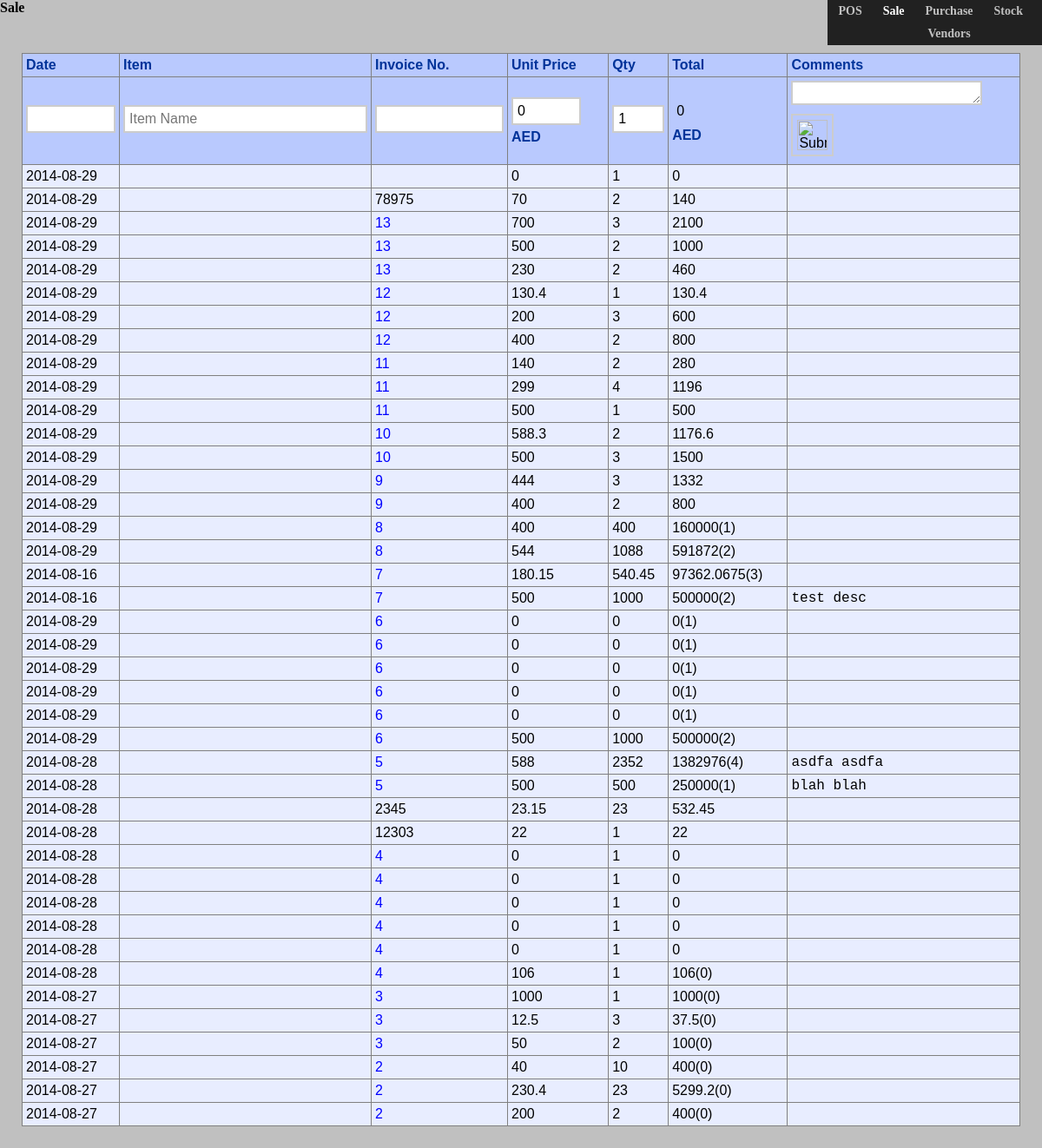
Page /sale.php on the committed database.
### tables this page shows
CREATE TABLE `sale_transactions` (
  `sale_trans_id` int(10) unsigned NOT NULL AUTO_INCREMENT,
  `date` date NOT NULL DEFAULT '1970-01-01',
  `payment_type` varchar(10) DEFAULT NULL,
  `item_id` int(10) unsigned NOT NULL,
  `invoice_no` varchar(20) DEFAULT NULL,
  `uprice` decimal(10,3) unsigned DEFAULT NULL,
  `qty` decimal(10,3) unsigned DEFAULT NULL,
  `amount_received` decimal(10,3) unsigned DEFAULT '0.000',
  `comments` varchar(255) DEFAULT NULL,
  `timestamp` int(8) DEFAULT NULL,
  PRIMARY KEY (`sale_trans_id`)
);

### config.php (called while the page is built, shortened)
<?php
	$Currency = "AED";
	function clean_num( $num ){
		$pos = strpos($num, '.');
		if($pos === false) {
			return $num;
		}
		else {
			return rtrim(rtrim($num, '0'), '.');
		}
	}
	function get_item_info ( $itemid, $dbhi ) {
		$item_info=array();
		$mysql_q="SELECT item_name, item_detail, item_saleprice
					FROM items
					WHERE item_id='$itemid'";
		$query_res = $dbhi->query($mysql_q) or die($dbhi->error);
		$row = $query_res->fetch_assoc();
		$item_info['name'] = $row['item_name'];
		$item_info['detail'] = $row['item_detail'];
		$item_info['sale_price'] = $row['item_saleprice'];
		return $item_info;
	}
?>

### sale.php (the view, shortened to what this page needs)
<?php
	include_once('config.php');
	$dbhi = new mysqli($mysql_host, $mysql_user, $mysql_pass, $mysql_database);
?>
<html>
<head>
	<link rel="stylesheet" href="css/jquery-ui.css" />
	<link href="css/table_box.css" rel="stylesheet" type="text/css">
<body bgcolor="silver">
<?php include_once('panel.php'); ?>
<b>Sale</b>
<br>
<br>
<center>
	<table border="1" class="tclass_std">
		<thead>
			<tr>
				<th>Date</th>
				<th>Item</th>
				<th>Invoice No.</th>
				<th>Unit Price</th>
				<th>Qty</th>
				<th>Total</th>
				<th>Comments</th>
			</tr>
			<form id="addform" name="addform" method="post"  action="<?php echo $_SERVER['PHP_SELF']; ?>">
				<tr>
					<th>
						<input type="text" id="t_date_display" size=10 readonly required/>
					</th>
					<th>
						<input  placeholder="Item Name" name="t_iname" type=text size=30 required/>
					</th>
					<th>
						<input name="t_invoiceno" type="text" size="15" required />
					</th>
					<th>
						<input name="t_uprice" value="0" type="number" step="any" min="0.1" class="input-num-4" />
						<?php echo $Currency?>
					</th>
					<th>
						<input name="t_qty" value="1" type="number" step="any" min="0.001" class="input-num-3" />
					</th>
					<th>
						<input name="t_total" value="0" type="number" step="any" min="0.001" class="input-num-5" disabled/>
						<?php echo $Currency?>
					</th>
					<th>
						<textarea name="t_comments" rows=1 cols=24 ></textarea>
						<input type="image"  height=35 width=35 src="imgs/add.png" />
					</th>
				</tr>
			</form>
		</thead>
		<tbody>
				<?php
					$mysql_q = "
								SELECT sale_trans_id, date, item_id, invoice_no, uprice, qty, amount_received, comments, timestamp
								FROM sale_transactions
								ORDER BY sale_trans_id DESC
								";
					$query_res = $dbhi->query($mysql_q) or die($dbhi->error);
					while($row = $query_res->fetch_assoc() ) {
						$item_info = get_item_info($row['item_id'] ,$dbhi);
						$row_style='';
						$am_rec="";
						if ( clean_num($row['uprice'] * $row['qty']) != clean_num($row['amount_received']) )
							$am_rec="(".clean_num($row['amount_received']).")";
						if ( substr($row['invoice_no'],0,4) === 'KTSS' ){
							$invid = substr($row['invoice_no'],4);
							$invoice_html="<a name='a_invid' href='javascript:;'>$invid</a>";
						}
						else
							$invoice_html=$row['invoice_no'];
						echo
						"
							<tr>
								<td $row_style>".$row['date']."</td>
								<td $row_style>
									<a href='transactions.php?iid=".$row['item_id']."'>
										".$item_info['name']."
									</a>
								</td>
								<td $row_style>".$invoice_html."</td>
								<td $row_style>".clean_num($row['uprice'])."</td>
								<td $row_style>".clean_num($row['qty'])."</td>
								<td $row_style>".clean_num($row['uprice'] * $row['qty']).$am_rec."</td>
								<td $row_style>
									<pre style='display:inline;'>".$row['comments']."</pre>
								</td>
							</tr>
						";
					}
				?>
		</tbody>
	</table>
</center>
</body>

### css/table_box.css (style rules this page uses)
html,body { margin:0;padding:0; }
.tclass_std { font-size: 16px; font-family: Helvetica, sans-serif; margin: 25px; text-align: left; border-collapse: collapse; z-index: -1; }
.tclass_std th { font-weight: bold; padding: 4px; background: #b9c9fe; color: #039; }
.tclass_std td { padding: 4px; background: #e8edff; color: #000; }
.tclass_std a, .tclass_std a:link, .tclass_std a:visited, .tclass_std a:focus, .tclass_std a:hover { text-decoration: none; color: blue; }
input,button { padding: 5px; font-family: Helvetica, sans-serif; font-size: 1.0em; margin: 0px 0px 5px 0px; border: 2px solid #ccc; }
input:disabled { background-color: transparent; border: 0px; font-size: 1.0em font-family: Helvetica, sans-serif; color: black; }
textarea { padding: 4px; font-family: Helvetica, sans-serif; font-size: 0.9em; margin: 0px 0px 10px 0px; border: 2px solid #ccc; }
.input-num-3 { width:60px; }
.input-num-4 { width:80px; }
.input-num-5 { width:100px; }

### rows in the picture
sale_transactions: date "2014-08-29", uprice "0", qty "1", clean_num($row['uprice'] * $row['qty']) "0"
sale_transactions: date "2014-08-29", invoice_no "78975", uprice "70", qty "2", clean_num($row['uprice'] * $row['qty']) "140"
sale_transactions: date "2014-08-29", invoice_no "13", uprice "700", qty "3", clean_num($row['uprice'] * $row['qty']) "2100"
sale_transactions: date "2014-08-29", invoice_no "13", uprice "500", qty "2", clean_num($row['uprice'] * $row['qty']) "1000"
sale_transactions: date "2014-08-29", invoice_no "13", uprice "230", qty "2", clean_num($row['uprice'] * $row['qty']) "460"
sale_transactions: date "2014-08-29", invoice_no "12", uprice "130.4", qty "1", clean_num($row['uprice'] * $row['qty']) "130.4"
sale_transactions: date "2014-08-29", invoice_no "12", uprice "200", qty "3", clean_num($row['uprice'] * $row['qty']) "600"
sale_transactions: date "2014-08-29", invoice_no "12", uprice "400", qty "2", clean_num($row['uprice'] * $row['qty']) "800"
sale_transactions: date "2014-08-29", invoice_no "11", uprice "140", qty "2", clean_num($row['uprice'] * $row['qty']) "280"
sale_transactions: date "2014-08-29", invoice_no "11", uprice "299", qty "4", clean_num($row['uprice'] * $row['qty']) "1196"
sale_transactions: date "2014-08-29", invoice_no "11", uprice "500", qty "1", clean_num($row['uprice'] * $row['qty']) "500"
sale_transactions: date "2014-08-29", invoice_no "10", uprice "588.3", qty "2", clean_num($row['uprice'] * $row['qty']) "1176.6"
sale_transactions: date "2014-08-29", invoice_no "10", uprice "500", qty "3", clean_num($row['uprice'] * $row['qty']) "1500"
sale_transactions: date "2014-08-29", invoice_no "9", uprice "444", qty "3", clean_num($row['uprice'] * $row['qty']) "1332"
sale_transactions: date "2014-08-29", invoice_no "9", uprice "400", qty "2", clean_num($row['uprice'] * $row['qty']) "800"
sale_transactions: date "2014-08-29", invoice_no "8", uprice "400", qty "400", clean_num($row['uprice'] * $row['qty']) "160000", amount_received "(1)"
sale_transactions: date "2014-08-29", invoice_no "8", uprice "544", qty "1088", clean_num($row['uprice'] * $row['qty']) "591872", amount_received "(2)"
sale_transactions: date "2014-08-16", invoice_no "7", uprice "180.15", qty "540.45", clean_num($row['uprice'] * $row['qty']) "97362.0675", amount_received "(3)"
sale_transactions: date "2014-08-16", invoice_no "7", uprice "500", qty "1000", clean_num($row['uprice'] * $row['qty']) "500000", amount_received "(2)", comments "test desc"
sale_transactions: date "2014-08-29", invoice_no "6", uprice "0", qty "0", clean_num($row['uprice'] * $row['qty']) "0", amount_received "(1)"
sale_transactions: date "2014-08-29", invoice_no "6", uprice "0", qty "0", clean_num($row['uprice'] * $row['qty']) "0", amount_received "(1)"
sale_transactions: date "2014-08-29", invoice_no "6", uprice "0", qty "0", clean_num($row['uprice'] * $row['qty']) "0", amount_received "(1)"
sale_transactions: date "2014-08-29", invoice_no "6", uprice "0", qty "0", clean_num($row['uprice'] * $row['qty']) "0", amount_received "(1)"
sale_transactions: date "2014-08-29", invoice_no "6", uprice "0", qty "0", clean_num($row['uprice'] * $row['qty']) "0", amount_received "(1)"
sale_transactions: date "2014-08-29", invoice_no "6", uprice "500", qty "1000", clean_num($row['uprice'] * $row['qty']) "500000", amount_received "(2)"
sale_transactions: date "2014-08-28", invoice_no "5", uprice "588", qty "2352", clean_num($row['uprice'] * $row['qty']) "1382976", amount_received "(4)", comments "asdfa asdfa"
sale_transactions: date "2014-08-28", invoice_no "5", uprice "500", qty "500", clean_num($row['uprice'] * $row['qty']) "250000", amount_received "(1)", comments "blah blah"
sale_transactions: date "2014-08-28", invoice_no "2345", uprice "23.15", qty "23", clean_num($row['uprice'] * $row['qty']) "532.45"
sale_transactions: date "2014-08-28", invoice_no "12303", uprice "22", qty "1", clean_num($row['uprice'] * $row['qty']) "22"
sale_transactions: date "2014-08-28", invoice_no "4", uprice "0", qty "1", clean_num($row['uprice'] * $row['qty']) "0"
sale_transactions: date "2014-08-28", invoice_no "4", uprice "0", qty "1", clean_num($row['uprice'] * $row['qty']) "0"
sale_transactions: date "2014-08-28", invoice_no "4", uprice "0", qty "1", clean_num($row['uprice'] * $row['qty']) "0"
sale_transactions: date "2014-08-28", invoice_no "4", uprice "0", qty "1", clean_num($row['uprice'] * $row['qty']) "0"
sale_transactions: date "2014-08-28", invoice_no "4", uprice "0", qty "1", clean_num($row['uprice'] * $row['qty']) "0"
sale_transactions: date "2014-08-28", invoice_no "4", uprice "106", qty "1", clean_num($row['uprice'] * $row['qty']) "106", amount_received "(0)"
sale_transactions: date "2014-08-27", invoice_no "3", uprice "1000", qty "1", clean_num($row['uprice'] * $row['qty']) "1000", amount_received "(0)"
sale_transactions: date "2014-08-27", invoice_no "3", uprice "12.5", qty "3", clean_num($row['uprice'] * $row['qty']) "37.5", amount_received "(0)"
sale_transactions: date "2014-08-27", invoice_no "3", uprice "50", qty "2", clean_num($row['uprice'] * $row['qty']) "100", amount_received "(0)"
sale_transactions: date "2014-08-27", invoice_no "2", uprice "40", qty "10", clean_num($row['uprice'] * $row['qty']) "400", amount_received "(0)"
sale_transactions: date "2014-08-27", invoice_no "2", uprice "230.4", qty "23", clean_num($row['uprice'] * $row['qty']) "5299.2", amount_received "(0)"
sale_transactions: date "2014-08-27", invoice_no "2", uprice "200", qty "2", clean_num($row['uprice'] * $row['qty']) "400", amount_received "(0)"

### other values in the picture
$Currency "AED"
